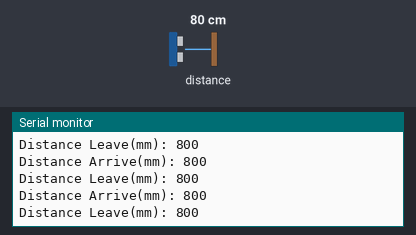
Bench run of a sketch on a simulated Arduino Uno, built for the host (arithmetic inside an expression is 32-bit, double 64-bit). Shown: the last lines printed to the serial monitor. Inputs (shaded band) come from the test bench; at power-on: distance to the obstacle 80 cm.

Above: at 1.7 s.
1.8 s: distance to the obstacle set to 2 cm
At 2.03 s:
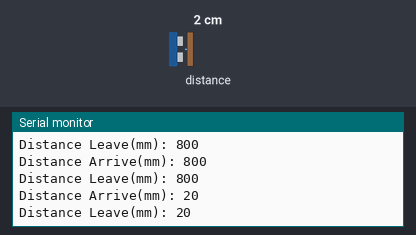
3.3 s: distance to the obstacle set to 4 cm
At 3.42 s:
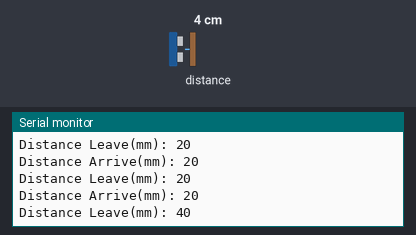
Timing chart, 0 to 6.3 s (numbered marks = the images above; inputs shaded):
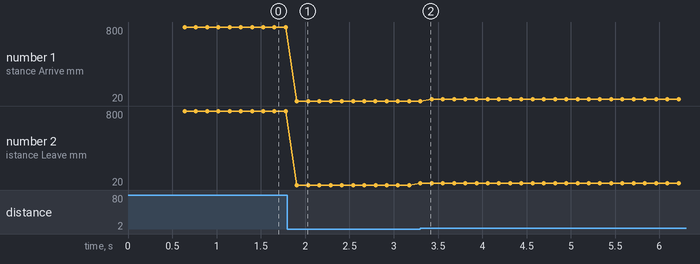

Measured:
- after the input at 1.8 s, the serial monitor: prints a new line after 0.11 s (image 1)
- after the input at 3.3 s, the serial monitor: prints a new line at once (image 2)
- plotted number 1: 800 → 20 after the input at 1.8 s, 20 → 40 after the input at 3.3 s
- plotted number 2: 800 → 20 after the input at 1.8 s, 20 → 40 after the input at 3.3 s

The sketch:

vl53l1x.ino
```cpp
#include <Wire.h>
#include "SparkFun_VL53L1X.h"

//Optional interrupt and shutdown pins.
#define SHUTDOWN_PIN 2
#define INTERRUPT_PIN 3

SFEVL53L1X distance_sensor_arrive;
SFEVL53L1X distance_sensor_leave;

#define  XSHUT_PIN_SENSOR_LEAVE 4
#define  XSHUT_PIN_SENSOR_ARRIVE 5


void setup()
{
  pinMode(XSHUT_PIN_SENSOR_ARRIVE,OUTPUT);
  pinMode(XSHUT_PIN_SENSOR_LEAVE, OUTPUT);
  digitalWrite(XSHUT_PIN_SENSOR_ARRIVE, LOW);
  digitalWrite(XSHUT_PIN_SENSOR_LEAVE, LOW);
  Wire.begin();
  //Wire.setClock(400000); // use 400 kHz I2C
  Serial.begin(9600);
  Serial.println("VL53L1X Test");

  digitalWrite(XSHUT_PIN_SENSOR_ARRIVE,HIGH);
  delay(150);
  distance_sensor_arrive.init();
  delay(100);
  distance_sensor_arrive.setI2CAddress(0x35);
  Serial.println("04");

  digitalWrite(XSHUT_PIN_SENSOR_LEAVE,HIGH);
  delay(150);
  distance_sensor_leave.init();
  delay(100);
  distance_sensor_leave.setI2CAddress(0x30);
  Serial.println("04");

  byte count = 0;

  for (byte i = 1; i < 120; i++)
   {

      Wire.beginTransmission (i);
      if (Wire.endTransmission () == 0)
      {
        Serial.print ("Found address: ");
        Serial.print (i, DEC);
        Serial.print (" (0x");
        Serial.print (i, HEX);
        Serial.println (")");
        count++;
        delay (1);
      }
    }
  Serial.println ("Done.");
  Serial.print ("Found ");
  Serial.print (count, DEC);
  Serial.println (" device(s).");

}

void loop()
{
  delay(60);

  distance_sensor_arrive.startRanging(); //Write configuration bytes to initiate measurement
  distance_sensor_leave.startRanging();
  int distance_arrive = distance_sensor_arrive.getDistance(); //Get the result of the measurement from the sensor
  int distance_leave = distance_sensor_leave.getDistance(); //Get the result of the measurement from the sensor
  distance_sensor_arrive.stopRanging();
  distance_sensor_leave.stopRanging();

  Serial.print("Distance Arrive(mm): ");
  Serial.println(distance_arrive);
  Serial.print("Distance Leave(mm): ");
  Serial.println(distance_leave);
}
```
